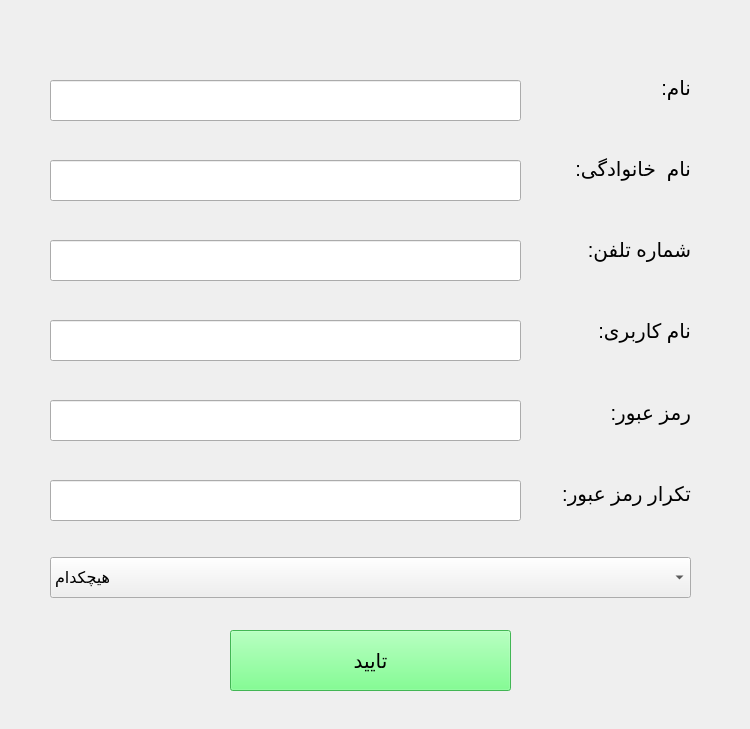
<?xml version="1.0" encoding="UTF-8"?>
<ui version="4.0">
 <class>SignUP</class>
 <widget class="QWidget" name="SignUP">
  <property name="geometry">
   <rect>
    <x>0</x>
    <y>0</y>
    <width>750</width>
    <height>729</height>
   </rect>
  </property>
  <property name="windowTitle">
   <string>Form</string>
  </property>
  <widget class="QWidget" name="layoutWidget">
   <property name="geometry">
    <rect>
     <x>520</x>
     <y>50</y>
     <width>171</width>
     <height>481</height>
    </rect>
   </property>
   <layout class="QVBoxLayout" name="verticalLayout">
    <item>
     <widget class="QLabel" name="label">
      <property name="font">
       <font>
        <pointsize>15</pointsize>
       </font>
      </property>
      <property name="text">
       <string>نام:</string>
      </property>
     </widget>
    </item>
    <item>
     <widget class="QLabel" name="label_2">
      <property name="font">
       <font>
        <pointsize>15</pointsize>
       </font>
      </property>
      <property name="text">
       <string>نام  خانوادگی:</string>
      </property>
     </widget>
    </item>
    <item>
     <widget class="QLabel" name="label_4">
      <property name="font">
       <font>
        <pointsize>15</pointsize>
       </font>
      </property>
      <property name="text">
       <string>شماره تلفن:</string>
      </property>
     </widget>
    </item>
    <item>
     <widget class="QLabel" name="label_3">
      <property name="font">
       <font>
        <pointsize>15</pointsize>
       </font>
      </property>
      <property name="text">
       <string>نام کاربری:</string>
      </property>
     </widget>
    </item>
    <item>
     <widget class="QLabel" name="label_5">
      <property name="font">
       <font>
        <pointsize>15</pointsize>
       </font>
      </property>
      <property name="text">
       <string>رمز عبور:</string>
      </property>
     </widget>
    </item>
    <item>
     <widget class="QLabel" name="label_6">
      <property name="font">
       <font>
        <pointsize>15</pointsize>
       </font>
      </property>
      <property name="text">
       <string>تکرار رمز عبور:</string>
      </property>
     </widget>
    </item>
   </layout>
  </widget>
  <widget class="QLineEdit" name="lineEdit_name">
   <property name="geometry">
    <rect>
     <x>50</x>
     <y>80</y>
     <width>471</width>
     <height>41</height>
    </rect>
   </property>
   <property name="font">
    <font>
     <pointsize>12</pointsize>
    </font>
   </property>
  </widget>
  <widget class="QLineEdit" name="lineEdit_usernem">
   <property name="geometry">
    <rect>
     <x>50</x>
     <y>320</y>
     <width>471</width>
     <height>41</height>
    </rect>
   </property>
   <property name="font">
    <font>
     <pointsize>12</pointsize>
    </font>
   </property>
  </widget>
  <widget class="QLineEdit" name="lineEdit_phon">
   <property name="geometry">
    <rect>
     <x>50</x>
     <y>240</y>
     <width>471</width>
     <height>41</height>
    </rect>
   </property>
   <property name="font">
    <font>
     <pointsize>12</pointsize>
    </font>
   </property>
  </widget>
  <widget class="QLineEdit" name="lineEdit_family">
   <property name="geometry">
    <rect>
     <x>50</x>
     <y>160</y>
     <width>471</width>
     <height>41</height>
    </rect>
   </property>
   <property name="font">
    <font>
     <pointsize>12</pointsize>
    </font>
   </property>
  </widget>
  <widget class="QLineEdit" name="lineEdit_pass">
   <property name="geometry">
    <rect>
     <x>50</x>
     <y>480</y>
     <width>471</width>
     <height>41</height>
    </rect>
   </property>
   <property name="font">
    <font>
     <pointsize>12</pointsize>
    </font>
   </property>
   <property name="echoMode">
    <enum>QLineEdit::Password</enum>
   </property>
  </widget>
  <widget class="QLineEdit" name="lineEdit_pass_2">
   <property name="geometry">
    <rect>
     <x>50</x>
     <y>400</y>
     <width>471</width>
     <height>41</height>
    </rect>
   </property>
   <property name="font">
    <font>
     <pointsize>12</pointsize>
    </font>
   </property>
   <property name="echoMode">
    <enum>QLineEdit::Password</enum>
   </property>
  </widget>
  <widget class="QPushButton" name="pushButtoYes">
   <property name="geometry">
    <rect>
     <x>230</x>
     <y>630</y>
     <width>281</width>
     <height>61</height>
    </rect>
   </property>
   <property name="font">
    <font>
     <pointsize>15</pointsize>
    </font>
   </property>
   <property name="styleSheet">
    <string notr="true">color: rgb(0, 0, 0);
background-color: rgb(93, 255, 117);</string>
   </property>
   <property name="text">
    <string>تایید</string>
   </property>
  </widget>
  <widget class="QComboBox" name="comboBoxType">
   <property name="geometry">
    <rect>
     <x>50</x>
     <y>557</y>
     <width>641</width>
     <height>41</height>
    </rect>
   </property>
   <property name="font">
    <font>
     <pointsize>12</pointsize>
    </font>
   </property>
   <item>
    <property name="text">
     <string>هیچکدام</string>
    </property>
   </item>
   <item>
    <property name="text">
     <string>مدیر رستوران</string>
    </property>
   </item>
   <item>
    <property name="text">
     <string>مشتری</string>
    </property>
   </item>
  </widget>
 </widget>
 <resources/>
 <connections/>
</ui>
